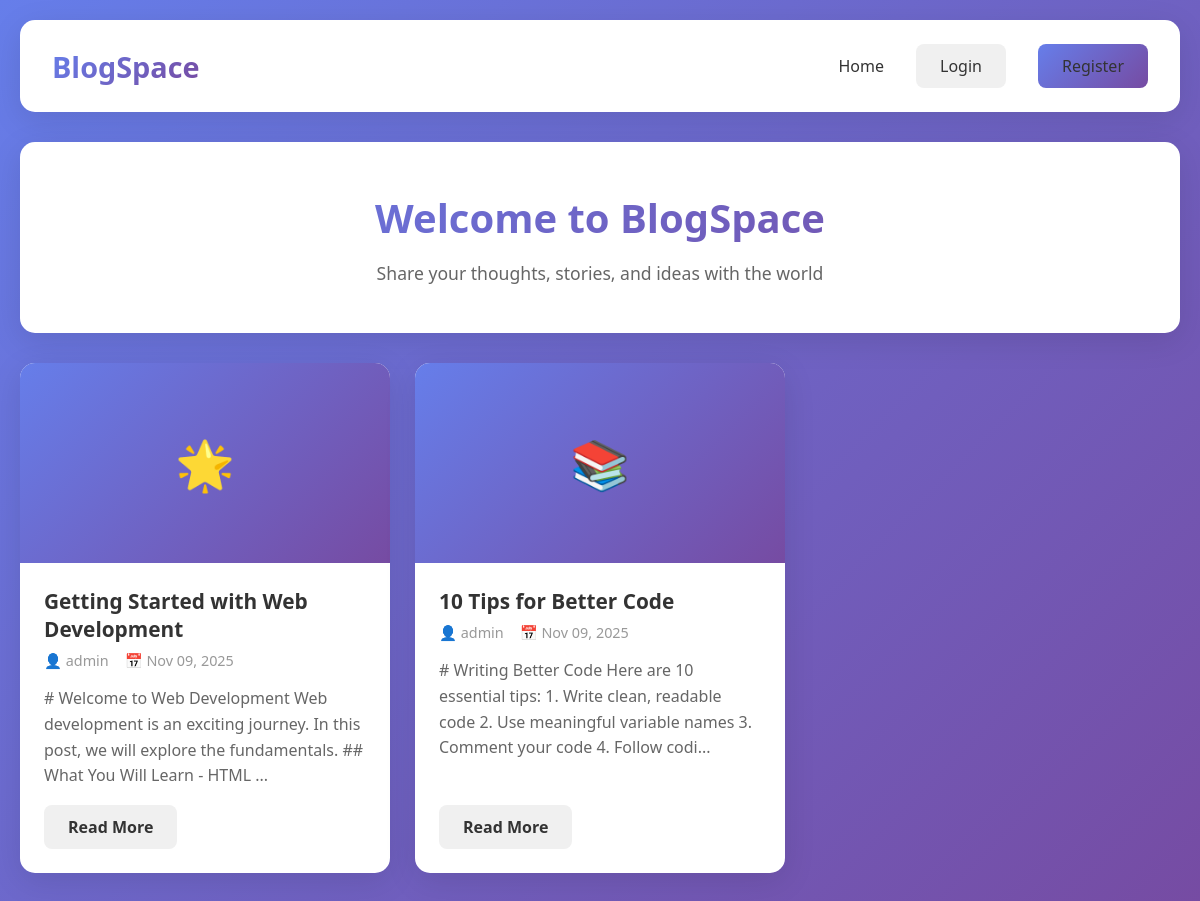
The page / on the database its author committed.
### tables this page shows
CREATE TABLE IF NOT EXISTS blogPost (
    id INT AUTO_INCREMENT PRIMARY KEY,
    user_id INT NOT NULL,
    title VARCHAR(255) NOT NULL,
    content TEXT NOT NULL,
    created_at TIMESTAMP DEFAULT CURRENT_TIMESTAMP,
    updated_at TIMESTAMP DEFAULT CURRENT_TIMESTAMP ON UPDATE CURRENT_TIMESTAMP,
    FOREIGN KEY (user_id) REFERENCES user(id) ON DELETE CASCADE
);

CREATE TABLE IF NOT EXISTS user (
    id INT AUTO_INCREMENT PRIMARY KEY,
    username VARCHAR(50) UNIQUE NOT NULL,
    email VARCHAR(100) UNIQUE NOT NULL,
    password VARCHAR(255) NOT NULL,
    role VARCHAR(20) DEFAULT 'user',
    created_at TIMESTAMP DEFAULT CURRENT_TIMESTAMP
);

### index.php (the view, shortened to what this page needs)
<?php
$css_path = 'assets/css/style.css';
$home_path = 'index.php';
$login_path = 'auth/login.php';
$register_path = 'auth/register.php';
include 'includes/header.php';
$conn = getDBConnection();
$sql = "SELECT bp.*, u.username FROM blogPost bp
        JOIN user u ON bp.user_id = u.id
        ORDER BY bp.created_at DESC";
$result = $conn->query($sql);
?>
<div class="header-section">
    <h1>Welcome to BlogSpace</h1>
    <p>Share your thoughts, stories, and ideas with the world</p>
</div>
<?php if ($result->num_rows > 0): ?>
    <div class="blog-grid">
        <?php while($row = $result->fetch_assoc()): ?>
            <?php
            $excerpt = substr(strip_tags($row['content']), 0, 150) . '...';
            $date = date('M d, Y', strtotime($row['created_at']));
            $emojis = ['📝', '💡', '🚀', '✨', '📚', '🎯', '💻', '🌟'];
            $random_emoji = $emojis[array_rand($emojis)];
            ?>
            <div class="blog-card">
                <div class="blog-card-image"><?php echo $random_emoji; ?></div>
                <div class="blog-card-content">
                    <h3><?php echo htmlspecialchars($row['title']); ?></h3>
                    <div class="blog-meta">
                        <span>👤 <?php echo htmlspecialchars($row['username']); ?></span>
                        <span>📅 <?php echo $date; ?></span>
                    </div>
                    <p class="blog-excerpt"><?php echo htmlspecialchars($excerpt); ?></p>
                    <div class="blog-card-actions">
                        <a href="blog/view.php?id=<?php echo $row['id']; ?>" class="btn btn-secondary">Read More</a>
                    </div>
                </div>
            </div>
        <?php endwhile; ?>
    </div>
<?php endif; ?>
<?php
include 'includes/footer.php';
?>

### includes/header.php (shortened to what this page needs)
<!DOCTYPE html>
<html lang="en">
<head>
    <link rel="stylesheet" href="<?php echo isset($css_path) ? $css_path : '../assets/css/style.css'; ?>">
</head>
<body>
    <div class="container">
        <nav>
            <a href="<?php echo isset($home_path) ? $home_path : '../index.php'; ?>" class="logo">BlogSpace</a>
            <div class="nav-links">
                <?php if (isset($_SESSION['user_id'])): ?>
                    <a href="<?php echo isset($home_path) ? $home_path : '../index.php'; ?>">Home</a>
                    <a href="<?php echo isset($create_path) ? $create_path : '../blog/create.php'; ?>">Create Blog</a>
                    <span style="color: #667eea;">👤 <?php echo htmlspecialchars($_SESSION['username']); ?></span>
                    <a href="<?php echo isset($logout_path) ? $logout_path : '../auth/logout.php'; ?>" class="btn btn-primary">Logout</a>
                <?php else: ?>
                    <a href="<?php echo isset($home_path) ? $home_path : '../index.php'; ?>">Home</a>
                    <a href="<?php echo isset($login_path) ? $login_path : '../auth/login.php'; ?>" class="btn btn-secondary">Login</a>
                    <a href="<?php echo isset($register_path) ? $register_path : '../auth/register.php'; ?>" class="btn btn-primary">Register</a>
                <?php endif; ?>
            </div>
        </nav>

### includes/footer.php (shortened to what this page needs)
</div>
</body>
</html>

### assets/css/style.css (style rules this page uses)
* { margin: 0; padding: 0; box-sizing: border-box; }
body { font-family: 'Segoe UI', Tahoma, Geneva, Verdana, sans-serif; background: linear-gradient(135deg, #667eea 0%, #764ba2 100%); min-height: 100vh; padding: 20px; }
.container { max-width: 1200px; margin: 0 auto; }
nav { background: white; padding: 1.5rem 2rem; border-radius: 15px; box-shadow: 0 8px 32px rgba(0,0,0,0.1); margin-bottom: 30px; display: flex; justify-content: space-between; align-items: center; flex-wrap: wrap; }
.logo { font-size: 1.8rem; font-weight: bold; background: linear-gradient(135deg, #667eea 0%, #764ba2 100%); -webkit-background-clip: text; -webkit-text-fill-color: transparent; text-decoration: none; }
.nav-links { display: flex; gap: 2rem; align-items: center; flex-wrap: wrap; }
.nav-links a { text-decoration: none; color: #333; font-weight: 500; transition: color 0.3s; }
.btn { padding: 0.7rem 1.5rem; border: none; border-radius: 8px; cursor: pointer; font-weight: 600; transition: all 0.3s; text-decoration: none; display: inline-block; font-size: 1rem; }
.btn-primary { background: linear-gradient(135deg, #667eea 0%, #764ba2 100%); color: white; }
.btn-secondary { background: #f0f0f0; color: #333; }
.header-section { background: white; padding: 3rem; border-radius: 15px; text-align: center; margin-bottom: 30px; box-shadow: 0 8px 32px rgba(0,0,0,0.1); }
.header-section h1 { font-size: 2.5rem; margin-bottom: 1rem; background: linear-gradient(135deg, #667eea 0%, #764ba2 100%); -webkit-background-clip: text; -webkit-text-fill-color: transparent; }
.header-section p { color: #666; font-size: 1.1rem; }
.blog-grid { display: grid; grid-template-columns: repeat(auto-fill, minmax(350px, 1fr)); gap: 25px; margin-bottom: 30px; }
.blog-card { background: white; border-radius: 15px; overflow: hidden; box-shadow: 0 8px 32px rgba(0,0,0,0.1); transition: transform 0.3s, box-shadow 0.3s; display: flex; flex-direction: column; }
.blog-card-image { height: 200px; background: linear-gradient(135deg, #667eea 0%, #764ba2 100%); display: flex; align-items: center; justify-content: center; color: white; font-size: 3rem; }
.blog-card-content { padding: 1.5rem; flex: 1; display: flex; flex-direction: column; }
.blog-card h3 { font-size: 1.3rem; margin-bottom: 0.5rem; color: #333; }
.blog-meta { display: flex; gap: 1rem; color: #999; font-size: 0.9rem; margin-bottom: 1rem; flex-wrap: wrap; }
.blog-excerpt { color: #666; line-height: 1.6; margin-bottom: 1rem; flex: 1; }
.blog-card-actions { display: flex; gap: 0.5rem; margin-top: auto; }

### rows shown on the page
blogpost: title "Getting Started with Web Development", user.username "admin", created_at "Nov 09, 2025", content "# Welcome to Web Development Web development is an exciting journey. In this post, we will explore the fundamentals. ## What You Will Learn - HTML ..."
blogpost: title "10 Tips for Better Code", user.username "admin", created_at "Nov 09, 2025", content "# Writing Better Code Here are 10 essential tips: 1. Write clean, readable code 2. Use meaningful variable names 3. Comment your code 4. Follow codi..."
